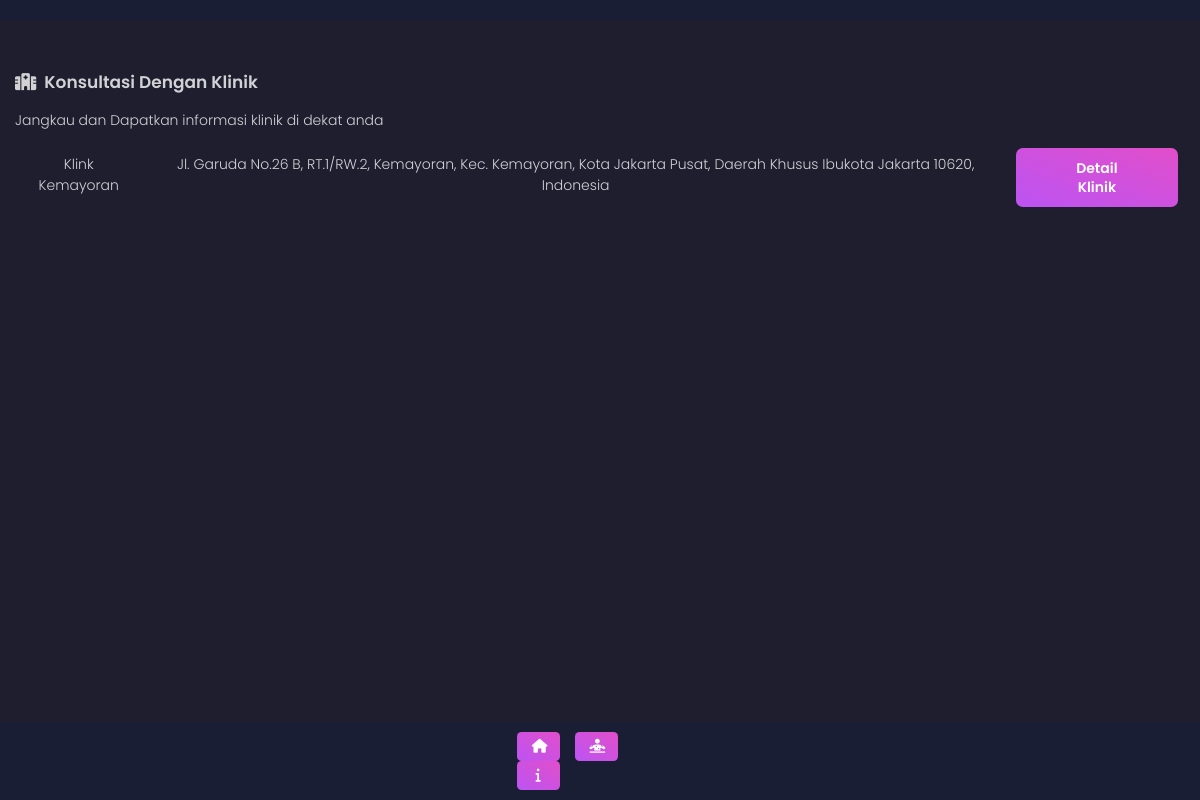
The page /index.php/c_index/konsultasi_klinik on the database as committed earlier.
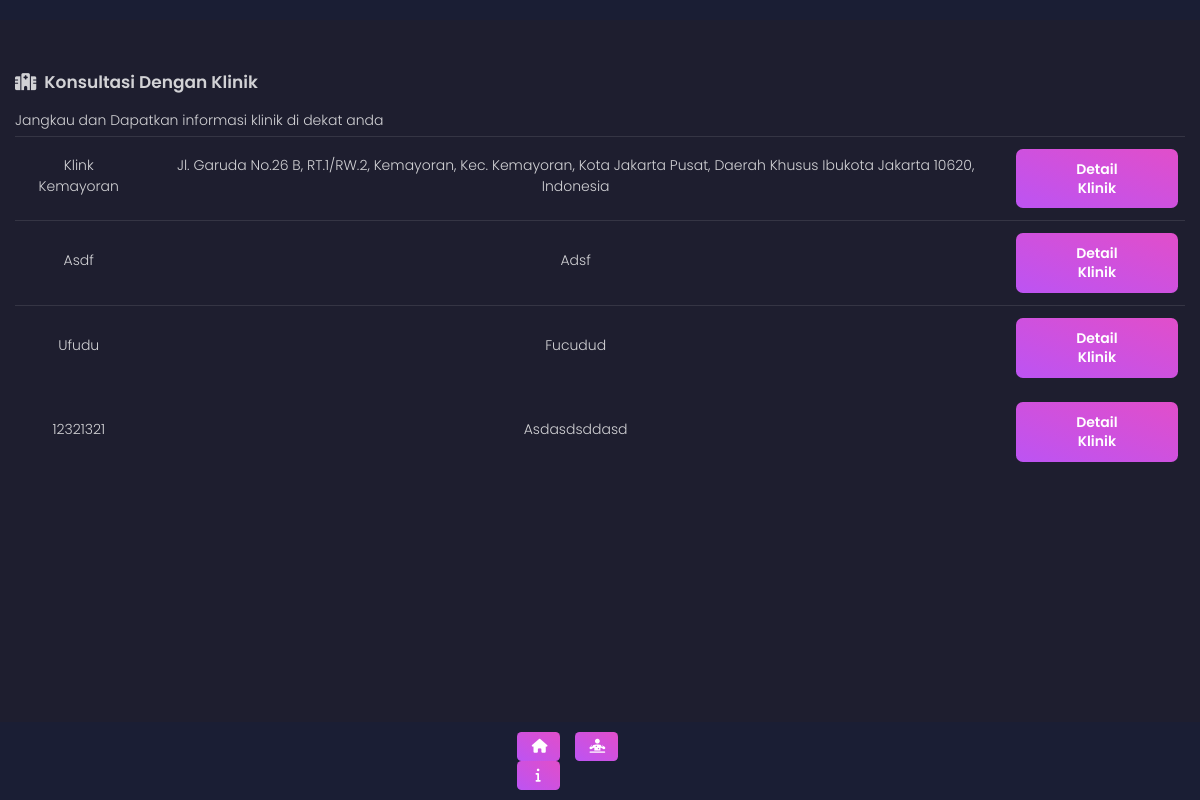
The same page on the database as committed later.
### tables this page shows
CREATE TABLE `t_klinik` (
  `id_klinik` int(11) NOT NULL,
  `nama_klinik` varchar(500) NOT NULL,
  `alamat_klinik` varchar(2000) NOT NULL,
  `telp_klinik` varchar(2000) NOT NULL,
  `keterangan` varchar(2000) NOT NULL,
  `tentang` varchar(5000) NOT NULL,
  `status` int(11) NOT NULL DEFAULT 0,
  `latitude` varchar(2000) NOT NULL,
  `longitude` varchar(2000) NOT NULL,
  `img_path` text NOT NULL
);

### application/libraries/Template.php (called while the page is built)
<?php if ( ! defined('BASEPATH')) exit('No direct script access allowed');
class Template {
	var $template_data = array();
	function set($name, $value)
	{
		$this->template_data[$name] = $value;
	}
	function load($template = '', $view = '', $view_data = array(), $return = FALSE)
	{
		$this->CI =& get_instance();
		$this->set('contents', $this->CI->load->view($view, $view_data, TRUE));
		return $this->CI->load->view($template, $this->template_data, $return);
	}
}

### application/controllers/C_index.php (called while the page is built, shortened)
<?php
class C_index extends CI_Controller {
    public function konsultasi_klinik()
	{
        $data['rs_klinik'] = $this->M_klinik->getAllKlinik();
		$this->template->load('static','list_klinik',$data);
	}
}

### index.php (called while the page is built, shortened)
<?php
require_once BASEPATH.'core/CodeIgniter.php';

### application/models/M_klinik.php (called while the page is built, shortened)
<?php
class M_klinik extends CI_Model {
	public function getAllKlinik()
	{
		return $this->db->get('t_klinik')->result();
	}
}

### application/views/list_klinik.php (the view, shortened to what this page needs)
<div class="container-fluid">
    <h4 class="title"><i class="fas fa-hospital-alt"></i>&nbsp Konsultasi Dengan Klinik</h4>
    <p>Jangkau dan Dapatkan informasi klinik di dekat anda</p>
    <div class="table-responsive">
        <table class="table table-shopping">
            <tbody>
                <?php
                foreach($rs_klinik as $klinik){
                ?>
                <tr>
                    <td>
                        <p class="text-center text-capitalize"><?=$klinik->nama_klinik?></p>
                    </td>
                    <td>
                        <p class="text-center text-capitalize"><?=$klinik->alamat_klinik?></p>
                    </td>
                    <td>
                        <a href="<?=base_url("C_index/detail_klinik/").$klinik->id_klinik?>"><button class="btn btn-primary">Detail Klinik</button></a>
                    </td>
                </tr>
                <?php } ?>
            </tbody>
        </table>
    </div>
</div>

Rows that differ between the two databases and show on the page:
added t_klinik: nama_klinik "Asdf", alamat_klinik "Adsf"
added t_klinik: nama_klinik "Ufudu", alamat_klinik "Fucudud"
added t_klinik: nama_klinik "12321321", alamat_klinik "Asdasdsddasd"
